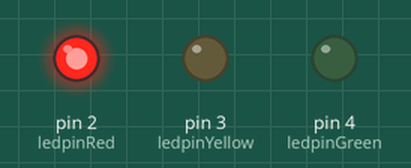
Bench run of a sketch on a simulated Arduino Uno, built with avr-gcc and run on an emulated ATmega328P. On the bench: output pins drawn as LEDs (lit = HIGH).

Above: at 1.5 s.
At 3.5 s:
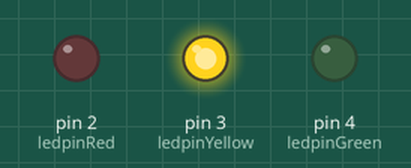
At 5.5 s:
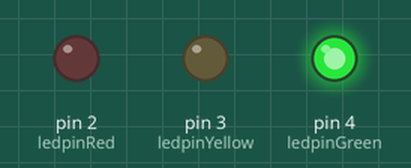
Timing chart, 0 to 9.1 s (numbered marks = the images above):
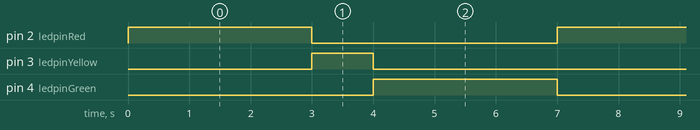

Measured:
- by itself, pin 2 (ledpinRed), pin 4 (ledpinGreen): alternates HIGH for 3.0 s and LOW for 4.0 s
- by itself, pin 3 (ledpinYellow): alternates HIGH for 1.0 s and LOW for 6.0 s
- by itself, everything shown: repeats every 7.0 s, in 3 steps

The sketch:

Traffic_Light.ino
```cpp
int ledpinRed = 2;
int ledpinYellow = 3;
int ledpinGreen = 4;
void setup() {
  pinMode(ledpinRed, OUTPUT);
  pinMode(ledpinYellow, OUTPUT);
  pinMode(ledpinGreen, OUTPUT);
}
void loop() {
  changeLedState(ledpinRed, 3000);
  changeLedState(ledpinYellow, 1000);
  changeLedState(ledpinGreen, 3000);
}
void changeLedState(int ledpin, int duration) {
  if(ledpin == ledpinRed) {
    digitalWrite(ledpinRed, HIGH);
    digitalWrite(ledpinYellow, LOW);
    digitalWrite(ledpinGreen, LOW);
  }
  else if(ledpin == ledpinYellow) {
    digitalWrite(ledpinRed, LOW);
    digitalWrite(ledpinYellow, HIGH);
    digitalWrite(ledpinGreen, LOW);
  }
  else if(ledpin == ledpinGreen) {
    digitalWrite(ledpinRed, LOW);
    digitalWrite(ledpinYellow, LOW);
    digitalWrite(ledpinGreen, HIGH);
  }
  else {
    digitalWrite(ledpinRed, LOW);
    digitalWrite(ledpinYellow, LOW);
    digitalWrite(ledpinGreen, LOW);
  }
  delay(duration);
}
```
